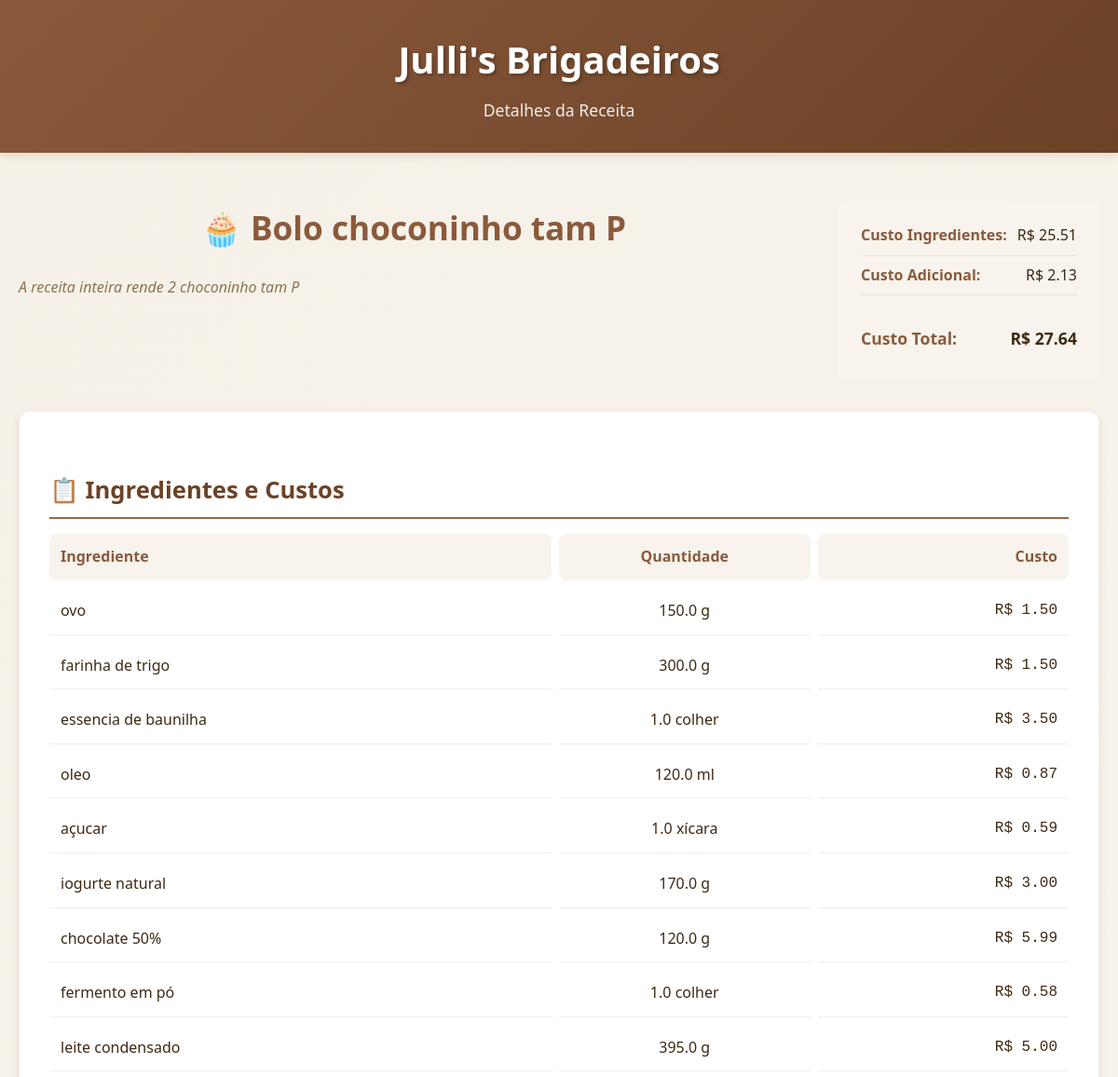
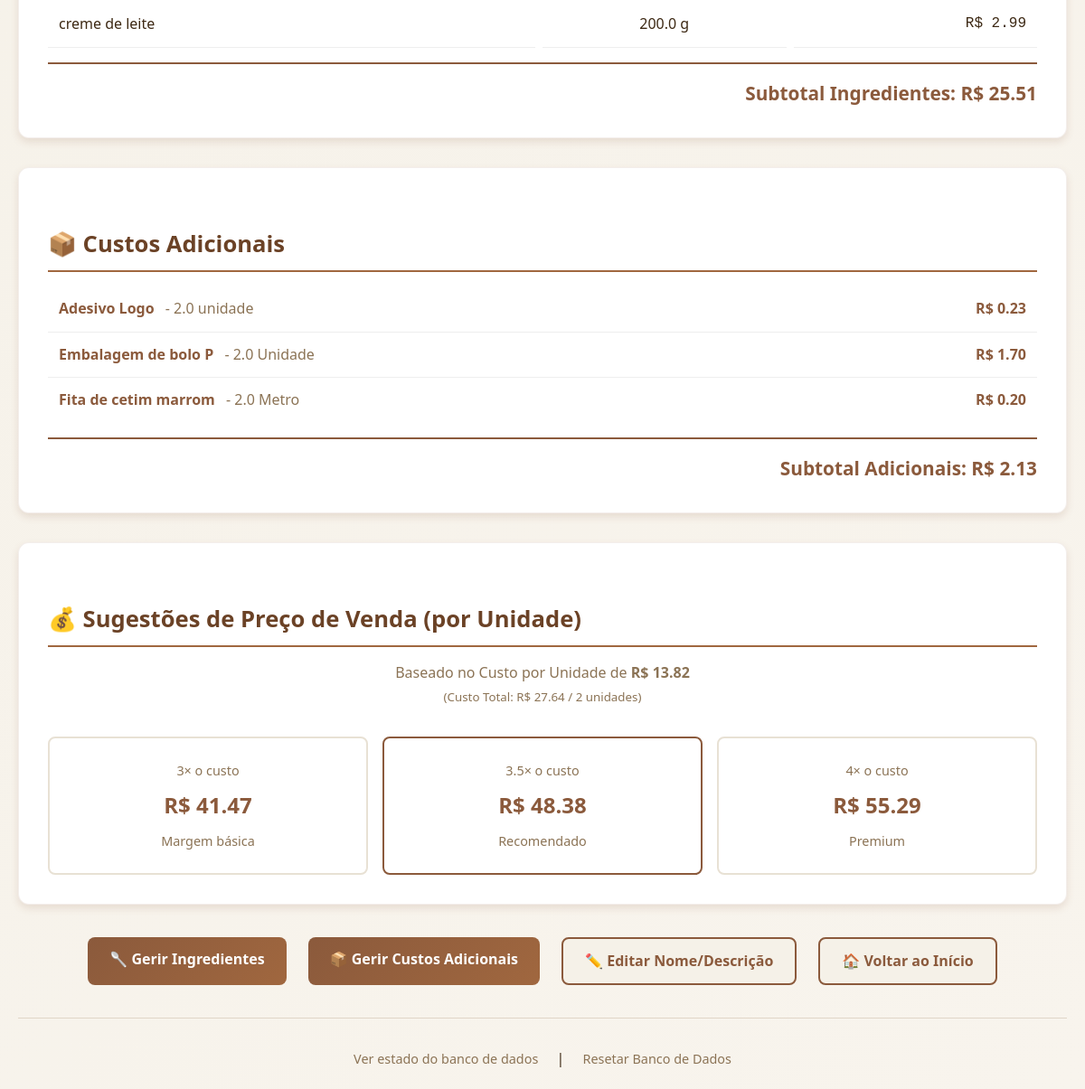
Screenshot of /receita/20 with the database file from the repository (2 pictures, top to bottom).
### tables this page shows
CREATE TABLE receitas (
            id INTEGER PRIMARY KEY AUTOINCREMENT, nome TEXT UNIQUE NOT NULL, descricao TEXT,
            rendimento INTEGER NOT NULL DEFAULT 1 );

CREATE TABLE receita_ingredientes (
            id INTEGER PRIMARY KEY AUTOINCREMENT, receita_id INTEGER NOT NULL, ingrediente_id INTEGER NOT NULL,
            quantidade REAL NOT NULL, unidade TEXT NOT NULL,
            FOREIGN KEY (receita_id) REFERENCES receitas (id) ON DELETE CASCADE,
            FOREIGN KEY (ingrediente_id) REFERENCES ingredientes (id) ON DELETE CASCADE );

CREATE TABLE ingredientes (
            id INTEGER PRIMARY KEY AUTOINCREMENT, nome TEXT UNIQUE NOT NULL, preco_embalagem REAL NOT NULL,
            quant_embalagem REAL NOT NULL, densidade REAL DEFAULT 1.0 );

CREATE TABLE receita_custos_adicionais (
            id INTEGER PRIMARY KEY AUTOINCREMENT, receita_id INTEGER NOT NULL, custo_adicional_id INTEGER NOT NULL,
            quantidade_utilizada REAL NOT NULL,
            FOREIGN KEY (receita_id) REFERENCES receitas (id) ON DELETE CASCADE,
            FOREIGN KEY (custo_adicional_id) REFERENCES custos_adicionais (id) ON DELETE CASCADE );

CREATE TABLE custos_adicionais (
            id INTEGER PRIMARY KEY AUTOINCREMENT, nome TEXT UNIQUE NOT NULL, tipo TEXT NOT NULL,
            custo_unitario REAL NOT NULL, unidade_medida TEXT, vida_util INTEGER, descricao TEXT );

### main.py (the view)
@app.route("/receita/<int:receita_id>")
def ver_receita(receita_id):
    receita = get_receita(receita_id)
    if not receita:
        flash("Receita não encontrada!", "error")
        return redirect(url_for("gerir_receitas"))
    ingredientes_db = get_ingredientes_receita(receita_id)
    ingredientes_com_custo = []
    custo_ingredientes_total = 0
    for ingr in ingredientes_db:
        qtd_gramas = converter_para_gramas(ingr['quantidade'], ingr['unidade'], ingr['densidade'])
        custo_item = calcular_custo_ingrediente(ingr['preco_embalagem'], ingr['quant_embalagem'], qtd_gramas)
        ingr_dict = dict(ingr)
        ingr_dict['custo'] = custo_item
        ingredientes_com_custo.append(ingr_dict)
        custo_ingredientes_total += custo_item
    custos_adicionais_db = get_custos_adicionais_receita(receita_id)
    custo_adicional_total = calcular_custo_adicional_total(receita_id)
    custo_total = custo_ingredientes_total + custo_adicional_total
    rendimento = receita['rendimento']
    if not rendimento or rendimento == 0:
        rendimento = 1  # Evita erro de divisão por zero
    custo_unitario = custo_total / rendimento
    return render_template("ver_receita.html",
                           receita=receita,
                           ingredientes=ingredientes_com_custo,
                           custos_adicionais=custos_adicionais_db,
                           custo_ingredientes=custo_ingredientes_total,
                           custo_adicional_total=custo_adicional_total,
                           custo_total=custo_total,
                           custo_unitario=custo_unitario)  # <-- Nova variável enviada

### main.py (called while the page is built)
def get_db():
    db = getattr(g, '_database', None)
    if db is None:
        db = g._database = sqlite3.connect(DATABASE)
        db.row_factory = sqlite3.Row
    return db

@app.teardown_appcontext
def close_connection(exception):
    db = getattr(g, '_database', None)
    if db is not None:
        db.close()

def get_receita(receita_id):
    cursor = get_db().cursor()
    cursor.execute("SELECT * FROM receitas WHERE id = ?", (receita_id,))
    return cursor.fetchone()

def get_ingredientes_receita(receita_id):
    cursor = get_db().cursor()
    cursor.execute(
        '''
        SELECT ri.id, i.nome, ri.quantidade, ri.unidade, i.densidade,
               i.preco_embalagem, i.quant_embalagem,
               i.id as ingrediente_id
        FROM receita_ingredientes ri
        JOIN ingredientes i ON ri.ingrediente_id = i.id
        WHERE ri.receita_id = ?
        ''', (receita_id,))
    return cursor.fetchall()

def get_custos_adicionais_receita(receita_id):
    cursor = get_db().cursor()
    cursor.execute('''SELECT rca.id, ca.nome, ca.tipo, rca.quantidade_utilizada,
                    ca.custo_unitario, ca.unidade_medida, ca.vida_util, ca.descricao,
                    ca.id as custo_adicional_id
                    FROM receita_custos_adicionais rca
                    JOIN custos_adicionais ca ON rca.custo_adicional_id = ca.id
                    WHERE rca.receita_id = ?''', (receita_id,))
    return cursor.fetchall()

def converter_para_gramas(quantidade, unidade, densidade=1.0):
    fatores_conversao = {
        'g': 1.0, 'kg': 1000.0, 'ml': 1.0, 'l': 1000.0,
        'colher': 15.0, 'xícara': 240.0, 'unidade': 50.0, 'pitada': 0.5,
    }
    unidades_de_volume = ['ml', 'l', 'colher', 'xícara']
    fator = fatores_conversao.get(unidade, 1.0)
    if unidade in unidades_de_volume:
        return quantidade * fator * (densidade or 1.0)
    return quantidade * fator

def calcular_custo_ingrediente(preco_embalagem, quant_embalagem, qtd_convertida_gramas):
    if quant_embalagem > 0:
        return (preco_embalagem / quant_embalagem) * qtd_convertida_gramas
    return 0

@app.context_processor
def utility_processor():
    return dict(
        calcular_custo_total_receita=calcular_custo_total_receita,
        calcular_custo_produto=calcular_custo_produto
    )

### Templates/ver_receita.html (shortened to what this page needs)
{% extends "base.html" %}
{% block subtitle %}
    Detalhes da Receita
{% endblock %}
{% block content %}
<div class="recipe-header">
    <div class="recipe-title">
        <h1>🧁 {{ receita['nome'] }}</h1>
        {% if receita['descricao'] %}
            <p style="font-style: italic; color: var(--text-light); margin-top: 0.5rem;">{{ receita['descricao'] }}</p>
        {% endif %}
    </div>
    <div class="recipe-meta">
        <div class="meta-item">
            <span class="meta-label">Custo Ingredientes:</span>
            <span class="meta-value">R$ {{ "%.2f"|format(custo_ingredientes) }}</span>
        </div>
        <div class="meta-item">
            <span class="meta-label">Custo Adicional:</span>
            <span class="meta-value">R$ {{ "%.2f"|format(custo_adicional_total) }}</span>
        </div>
        <div class="meta-item cost-total" style="border: none; font-size: 1.1rem;">
            <span class="meta-label">Custo Total:</span>
            <span class="meta-value">R$ {{ "%.2f"|format(custo_total) }}</span>
        </div>
    </div>
</div>
{% if ingredientes %}
    <div class="card">
        <h2>📋 Ingredientes e Custos</h2>
        <div class="ingredient-grid">
            <div class="ingredient-header">Ingrediente</div>
            <div class="ingredient-header" style="text-align: center;">Quantidade</div>
            <div class="ingredient-header" style="text-align: right;">Custo</div>
            {% for ingr in ingredientes %}
                <div class="ingredient-row" data-label="{{ ingr.nome }}">
                    <div class="ingredient-cell ingredient-name">
                        {{ ingr['nome'] }}
                    </div>
                    <div class="ingredient-cell ingredient-quantity">
                        {{ ingr['quantidade'] }} {{ ingr['unidade'] }}
                    </div>
                    <div class="ingredient-cell ingredient-cost">
                        R$ {{ "%.2f"|format(ingr['custo']) }}
                    </div>
                </div>
            {% endfor %}
        </div>
        <div class="cost-total" style="margin-top: 1rem; text-align: right;">
            <span>Subtotal Ingredientes:</span>
            <strong>R$ {{ "%.2f"|format(custo_ingredientes) }}</strong>
        </div>
    </div>
{% endif %}
{% if custos_adicionais %}
    <div class="card">
        <h2>📦 Custos Adicionais</h2>
        <ul class="item-list">
            {% for custo in custos_adicionais %}
                <li class="item-list-item">
                    <div class="item-info">
                        <span class="item-name">{{ custo['nome'] }}</span>
                        <span class="item-details">- {{ custo['quantidade_utilizada'] }} {{ custo['unidade_medida'] }}</span>
                    </div>
                    <div class="item-cost">
                        {% if custo['vida_util'] and custo['vida_util'] > 0 %}
                            R$ {{ "%.2f"|format(custo['custo_unitario'] / custo['vida_util'] * custo['quantidade_utilizada']) }}
                        {% else %}
                            R$ {{ "%.2f"|format(custo['custo_unitario'] * custo['quantidade_utilizada']) }}
                        {% endif %}
                    </div>
                </li>
            {% endfor %}
        </ul>
        <div class="cost-total" style="margin-top: 1rem; text-align: right;">
            <span>Subtotal Adicionais:</span>
            <strong>R$ {{ "%.2f"|format(custo_adicional_total) }}</strong>
        </div>
    </div>
{% endif %}
<div class="card">
    <h2>💰 Sugestões de Preço de Venda (por Unidade)</h2>
    <p style="text-align: center; color: var(--text-light);">
        Baseado no Custo por Unidade de <strong>R$ {{ "%.2f"|format(custo_unitario) }}</strong>
        <br>
        <small>(Custo Total: R$ {{ "%.2f"|format(custo_total) }} / {{ receita['rendimento'] }} unidades)</small>
    </p>
    <div class="pricing-suggestions">
        <div class="pricing-card" title="Clique para copiar" onclick="copiarPreco(3)">
            <div class="pricing-multiplier">3× o custo</div>
            <div class="pricing-value">R$ {{ "%.2f"|format(custo_unitario * 3) }}</div>
            <div class="pricing-description">Margem básica</div>
        </div>
        <div class="pricing-card" title="Clique para copiar" onclick="copiarPreco(3.5)" style="border-color: var(--primary-brown);">
            <div class="pricing-multiplier">3.5× o custo</div>
            <div class="pricing-value">R$ {{ "%.2f"|format(custo_unitario * 3.5) }}</div>
            <div class="pricing-description">Recomendado</div>
        </div>
        <div class="pricing-card" title="Clique para copiar" onclick="copiarPreco(4)">
            <div class="pricing-multiplier">4× o custo</div>
            <div class="pricing-value">R$ {{ "%.2f"|format(custo_unitario * 4) }}</div>
            <div class="pricing-description">Premium</div>
        </div>
    </div>
</div>
<div class="nav-buttons">
    <a href="{{ url_for('adicionar_ingredientes', receita_id=receita['id']) }}" class="btn btn-primary">
        🥄 Gerir Ingredientes
    </a>
    <a href="{{ url_for('adicionar_custo_receita', receita_id=receita['id']) }}" class="btn btn-primary">
        📦 Gerir Custos Adicionais
    </a>
    <a href="{{ url_for('editar_receita', receita_id=receita['id']) }}" class="btn btn-secondary">
        ✏️ Editar Nome/Descrição
    </a>
    <a href="{{ url_for('index') }}" class="btn btn-secondary">
        🏠 Voltar ao Início
    </a>
</div>
{% endblock %}

### Static/style.css (style rules this page uses)
:root { --primary-brown: #8B5A3C; --light-cream: #F5F1E8; --dark-brown: #6B4226; --accent-brown: #A0673F; --text-dark: #3D2914; --text-light: #8B7355; --success-green: #4CAF50; --error-red: #F44336; --warning-orange: #FF9800; --shadow-light: 0 2px 4px rgba(139, 90, 60, 0.1); --shadow-medium: 0 4px 8px rgba(139, 90, 60, 0.15); --shadow-heavy: 0 8px 16px rgba(139, 90, 60, 0.2); --border-radius: 8px; --border-radius-large: 12px; }
* { margin: 0; padding: 0; box-sizing: border-box; }
body { font-family: 'Segoe UI', Tahoma, Geneva, Verdana, sans-serif; background: linear-gradient(135deg, var(--light-cream) 0%, #F8F4ED 100%); color: var(--text-dark); line-height: 1.6; min-height: 100vh; }
h1 { color: var(--primary-brown); font-size: 2.2rem; margin-bottom: 1.5rem; text-align: center; font-weight: 600; }
h2 { color: var(--dark-brown); font-size: 1.6rem; margin: 2rem 0 1rem 0; border-bottom: 2px solid var(--accent-brown); padding-bottom: 0.5rem; }
.card { background: white; border-radius: var(--border-radius-large); padding: 2rem; margin-bottom: 2rem; box-shadow: var(--shadow-medium); border: 1px solid rgba(139, 90, 60, 0.1); transition: transform 0.3s ease, box-shadow 0.3s ease; }
.btn { display: inline-block; padding: 0.75rem 1.5rem; border: none; border-radius: var(--border-radius); font-size: 1rem; font-weight: 600; text-decoration: none; cursor: pointer; transition: all 0.3s ease; text-align: center; margin: 0.25rem; }
.btn-primary { background: linear-gradient(135deg, var(--primary-brown) 0%, var(--accent-brown) 100%); color: white; }
.btn-secondary { background: var(--light-cream); color: var(--primary-brown); border: 2px solid var(--primary-brown); }
.item-list { list-style: none; padding: 0; }
.item-list-item { display: flex; justify-content: space-between; align-items: center; padding: 0.75rem; border-bottom: 1px solid #eee; transition: background-color 0.2s; }
.item-list-item:last-child { border-bottom: none; }
.item-info { flex: 1; }
.item-name { font-weight: 600; color: var(--primary-brown); }
.item-details { color: var(--text-light); margin-left: 0.5rem; }
.item-cost { color: var(--primary-brown); font-weight: bold; }
.nav-buttons { display: flex; gap: 1rem; justify-content: center; margin: 2rem 0; flex-wrap: wrap; }
.recipe-header { display: flex; justify-content: space-between; align-items: flex-start; margin-bottom: 2rem; gap: 2rem; flex-wrap: wrap; }
.recipe-title { flex: 1; }
.recipe-meta { background: #F8F4ED; padding: 1.5rem; border-radius: var(--border-radius); min-width: 280px; }
.meta-item { display: flex; justify-content: space-between; margin-bottom: 0.5rem; padding-bottom: 0.5rem; border-bottom: 1px solid #e8e1d4; }
.meta-item:last-child { border-bottom: none; margin-bottom: 0; }
.meta-label { font-weight: 600; color: var(--primary-brown); }
.meta-value { color: var(--text-dark); }
.ingredient-grid { display: grid; grid-template-columns: 2fr 1fr 1fr; gap: 0.5rem; margin: 1rem 0; }
.ingredient-header { font-weight: 600; color: var(--primary-brown); padding: 0.75rem; background: #f8f4ed; border-radius: var(--border-radius); }
.ingredient-row { display: contents; }
.ingredient-cell { padding: 0.75rem; border-bottom: 1px solid #eee; display: flex; align-items: center; }
.ingredient-name { font-weight: 500; }
.ingredient-quantity { justify-content: center; }
.ingredient-cost { justify-content: flex-end; font-family: 'Courier New', monospace; }
.cost-total { font-size: 1.3rem; font-weight: 600; color: var(--primary-brown); border-top: 2px solid var(--primary-brown); padding-top: 1rem; margin-top: 1rem; }
.pricing-suggestions { display: grid; grid-template-columns: repeat(auto-fit, minmax(200px, 1fr)); gap: 1rem; margin-top: 2rem; }
.pricing-card { background: white; padding: 1.5rem; border-radius: var(--border-radius); border: 2px solid #e8e1d4; text-align: center; cursor: pointer; transition: all 0.2s ease-in-out; }
.pricing-multiplier { font-size: 0.9rem; color: var(--text-light); margin-bottom: 0.5rem; }
.pricing-value { font-size: 1.5rem; font-weight: 600; color: var(--primary-brown); margin-bottom: 0.5rem; }
.pricing-description { font-size: 0.9rem; color: var(--text-light); }
.card, .recipe-item { animation: fadeIn 0.5s ease-out forwards; }

### rows the page displays
receitas: nome "Bolo choconinho tam P", descricao "A receita inteira rende 2 choconinho tam P", rendimento "2"
receita_ingredientes: nome "ovo", quantidade "150.0", unidade "g", custo "1.50"
receita_ingredientes: nome "farinha de trigo", quantidade "300.0", unidade "g", custo "1.50"
receita_ingredientes: nome "essencia de baunilha", quantidade "1.0", unidade "colher", custo "3.50"
receita_ingredientes: nome "oleo", quantidade "120.0", unidade "ml", custo "0.87"
receita_ingredientes: nome "açucar", quantidade "1.0", unidade "xícara", custo "0.59"
receita_ingredientes: nome "iogurte natural", quantidade "170.0", unidade "g", custo "3.00"
receita_ingredientes: nome "chocolate 50%", quantidade "120.0", unidade "g", custo "5.99"
receita_ingredientes: nome "fermento em pó", quantidade "1.0", unidade "colher", custo "0.58"
receita_ingredientes: nome "leite condensado", quantidade "395.0", unidade "g", custo "5.00"
receita_ingredientes: nome "creme de leite", quantidade "200.0", unidade "g", custo "2.99"
receita_custos_adicionais: nome "Adesivo Logo", quantidade_utilizada "2.0", unidade_medida "unidade"
custos_adicionais: custo_unitario+vida_util "0.23"
receita_custos_adicionais: nome "Embalagem de bolo P", quantidade_utilizada "2.0", unidade_medida "Unidade"
custos_adicionais: custo_unitario+vida_util "1.70"
receita_custos_adicionais: nome "Fita de cetim marrom", quantidade_utilizada "2.0", unidade_medida "Metro"
custos_adicionais: custo_unitario+vida_util "0.20"

### other values shown
{{ "%.2f"|format(custo_ingredientes) }} "25.51"
{{ "%.2f"|format(custo_adicional_total) }} "2.13"
{{ "%.2f"|format(custo_total) }} "27.64"
{{ "%.2f"|format(custo_unitario) }} "13.82"
{{ "%.2f"|format(custo_unitario * 3) }} "41.47"
{{ "%.2f"|format(custo_unitario * 3.5) }} "48.38"
{{ "%.2f"|format(custo_unitario * 4) }} "55.29"
